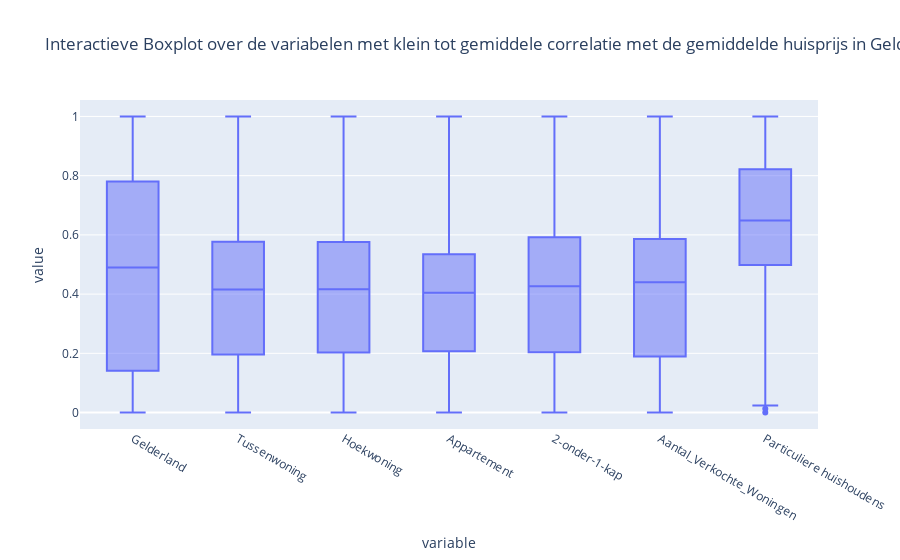
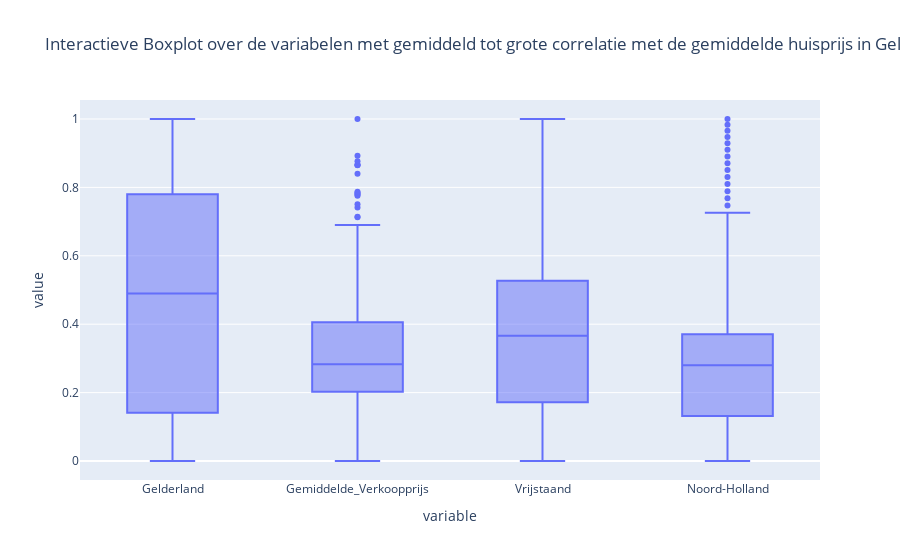
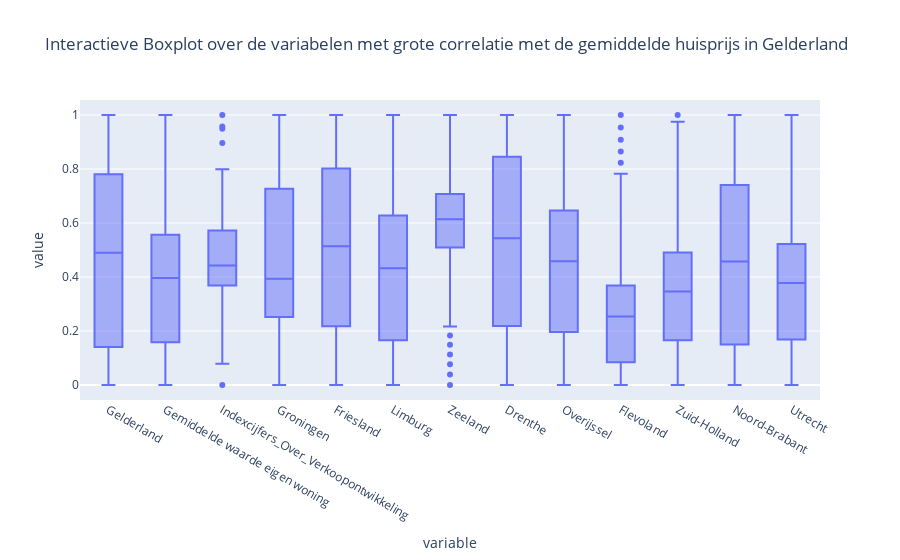

The code cell stored with these charts, in order, in its notebook:
### Markdown cell above
**3.5 Het identificeren van de outliers**

In de hieronder weergeven boxplots is te zien dat de variabelen over enige utischieters beschikken. In dit geval is er voor alle variabelen een boxplot gemaakt. Deze uitschieters worden op dit moment niet weggenomen of vervangen met een andere waarde op dit moment. De reden is dat dit gevolgen kan hebben voor de modellering. In de eerste instantie wordt de modellering inclusies de outliers gemaakt omdat het nog onbekend is of het wegnemen van de outlier ook daadwerkelijk de accuratesse van het model beinvloedt.

### Code cell
import pandas as pd
import plotly.express as px

#Boxplots over de variabelen met *klein tot gemiddele correlatie*
df_low = pd.DataFrame({
    'Gelderland': normalized_df['Gelderland'],
    'Tussenwoning': normalized_df['Tussenwoning'],
    'Hoekwoning': normalized_df['Hoekwoning'],
    'Appartement': normalized_df['Appartement'],
    '2-onder-1-kap': normalized_df['2-onder-1-kap'],
    'Aantal_Verkochte_Woningen': normalized_df['Aantal_Verkochte_Woningen'],
    'Particuliere huishoudens': normalized_df['Particuliere huishoudens']
})

# Er wordt een interactieve boxplot met behulp van Plotly Express gemaakt
fig = px.box(df_low, title='Interactieve Boxplot over de variabelen met klein tot gemiddele correlatie met de gemiddelde huisprijs in Gelderland')
fig.update_layout(showlegend=False)  # Verberg de legende
fig.show()

#Boxplots over de variabelen met gemiddeld tot grote correlatie
df_medium = pd.DataFrame({
    'Gelderland': normalized_df['Gelderland'],
    'Gemiddelde_Verkoopprijs': normalized_df['Gemiddelde_Verkoopprijs'],
    'Vrijstaand': normalized_df['Vrijstaand'],
    'Noord-Holland': normalized_df['Noord-Holland']
})

# Er wordt een interactieve boxplot met behulp van Plotly Express gemaakt
fig = px.box(df_medium, title='Interactieve Boxplot over de variabelen met gemiddeld tot grote correlatie met de gemiddelde huisprijs in Gelderland')
fig.update_layout(showlegend=False)  # Verberg de legende
fig.show()

#Boxplots over de variabelen met grote correlatie
df_high = pd.DataFrame({
    'Gelderland': normalized_df['Gelderland'],
    'Gemiddelde waarde eigen woning': normalized_df['Gemiddelde waarde eigen woning'],
    'Indexcijfers_Over_Verkoopontwikkeling': normalized_df['Indexcijfers_Over_Verkoopontwikkeling'],
    'Groningen': normalized_df['Groningen'],
    'Friesland': normalized_df['Friesland'],
    'Limburg': normalized_df['Limburg'],
    'Zeeland': normalized_df['Zeeland'],
    'Drenthe': normalized_df['Drenthe'],
    'Overijssel': normalized_df['Overijssel'],
    'Flevoland': normalized_df['Flevoland'],
    'Zuid-Holland': normalized_df['Zuid-Holland'],
    'Noord-Brabant': normalized_df['Noord-Brabant'],
    'Utrecht': normalized_df['Utrecht']
})

# Er wordt een interactieve boxplot met behulp van Plotly Express gemaakt
fig = px.box(df_high, title='Interactieve Boxplot over de variabelen met grote correlatie met de gemiddelde huisprijs in Gelderland')
fig.update_layout(showlegend=False)  # Verberg de legende
fig.show()

### Figure 1 — Plotly figure (JSON) as saved in the notebook; plotly's stock layout.template omitted (floating-point values rounded to 4 significant figures; data arrays with more than 128 entries replaced by an {"elided": "..."} marker saying what was removed)
{"data": [{"alignmentgroup": "True", "hovertemplate": "variable=%{x}<br>value=%{y}<extra></extra>", "legendgroup": "", "marker": {"color": "#636efa"}, "name": "", "notched": false, "offsetgroup": "", "orientation": "v", "showlegend": false, "type": "box", "x": {"elided": "1183 str values"}, "x0": " ", "xaxis": "x", "y": {"elided": "1183 float values"}, "y0": " ", "yaxis": "y"}], "layout": {"boxmode": "group", "legend": {"tracegroupgap": 0}, "showlegend": false, "title": {"text": "Interactieve Boxplot over de variabelen met klein tot gemiddele correlatie met de gemiddelde huisprijs in Gelderland"}, "xaxis": {"anchor": "y", "domain": [0, 1], "title": {"text": "variable"}}, "yaxis": {"anchor": "x", "domain": [0, 1], "title": {"text": "value"}}}}

### Figure 2 — Plotly figure (JSON) as saved in the notebook; plotly's stock layout.template omitted (floating-point values rounded to 4 significant figures; data arrays with more than 128 entries replaced by an {"elided": "..."} marker saying what was removed)
{"data": [{"alignmentgroup": "True", "hovertemplate": "variable=%{x}<br>value=%{y}<extra></extra>", "legendgroup": "", "marker": {"color": "#636efa"}, "name": "", "notched": false, "offsetgroup": "", "orientation": "v", "showlegend": false, "type": "box", "x": {"elided": "676 str values"}, "x0": " ", "xaxis": "x", "y": {"elided": "676 float values"}, "y0": " ", "yaxis": "y"}], "layout": {"boxmode": "group", "legend": {"tracegroupgap": 0}, "showlegend": false, "title": {"text": "Interactieve Boxplot over de variabelen met gemiddeld tot grote correlatie met de gemiddelde huisprijs in Gelderland"}, "xaxis": {"anchor": "y", "domain": [0, 1], "title": {"text": "variable"}}, "yaxis": {"anchor": "x", "domain": [0, 1], "title": {"text": "value"}}}}

### Figure 3 — Plotly figure (JSON) as saved in the notebook; plotly's stock layout.template omitted (floating-point values rounded to 4 significant figures; data arrays with more than 128 entries replaced by an {"elided": "..."} marker saying what was removed)
{"data": [{"alignmentgroup": "True", "hovertemplate": "variable=%{x}<br>value=%{y}<extra></extra>", "legendgroup": "", "marker": {"color": "#636efa"}, "name": "", "notched": false, "offsetgroup": "", "orientation": "v", "showlegend": false, "type": "box", "x": {"elided": "2197 str values"}, "x0": " ", "xaxis": "x", "y": {"elided": "2197 float values"}, "y0": " ", "yaxis": "y"}], "layout": {"boxmode": "group", "legend": {"tracegroupgap": 0}, "showlegend": false, "title": {"text": "Interactieve Boxplot over de variabelen met grote correlatie met de gemiddelde huisprijs in Gelderland"}, "xaxis": {"anchor": "y", "domain": [0, 1], "title": {"text": "variable"}}, "yaxis": {"anchor": "x", "domain": [0, 1], "title": {"text": "value"}}}}
